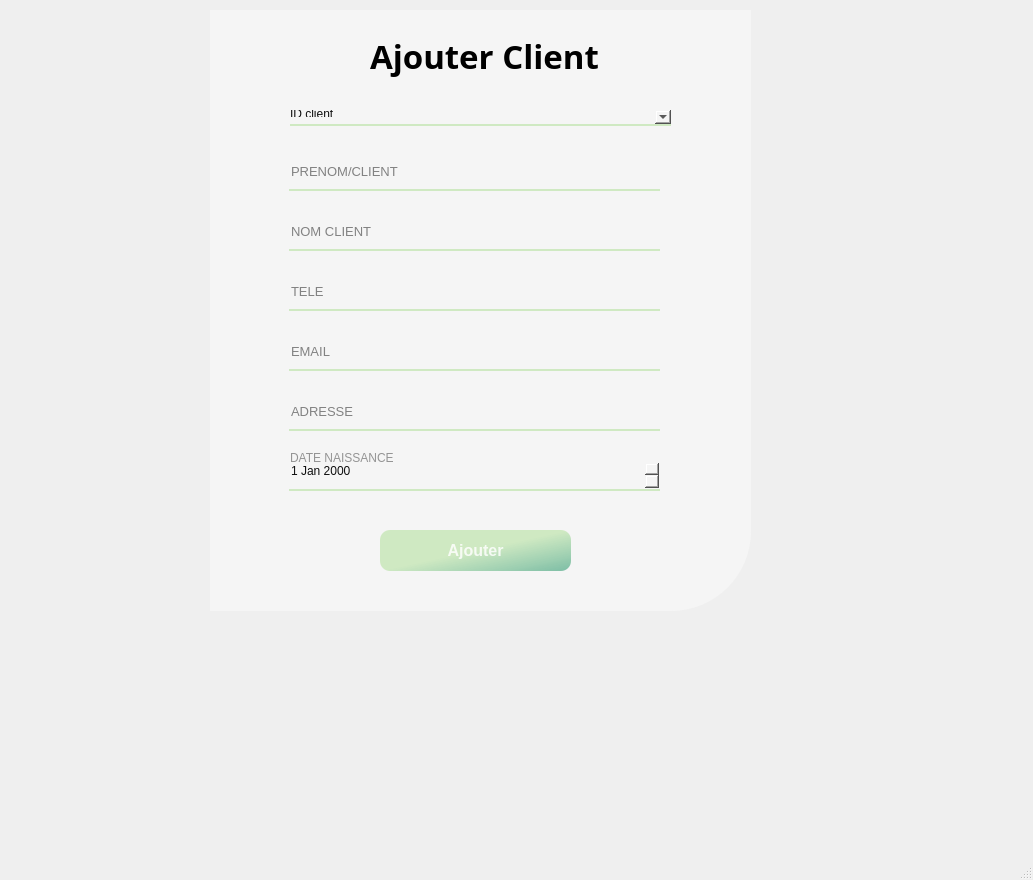
<?xml version="1.0" encoding="UTF-8"?>
<ui version="4.0">
 <class>MainWindow</class>
 <widget class="QMainWindow" name="MainWindow">
  <property name="geometry">
   <rect>
    <x>0</x>
    <y>0</y>
    <width>1033</width>
    <height>880</height>
   </rect>
  </property>
  <property name="windowTitle">
   <string>MainWindow</string>
  </property>
  <widget class="QWidget" name="centralwidget">
   <widget class="QWidget" name="widget_2" native="true">
    <property name="geometry">
     <rect>
      <x>210</x>
      <y>10</y>
      <width>541</width>
      <height>601</height>
     </rect>
    </property>
    <property name="styleSheet">
     <string notr="true">background-color: rgb(245, 245, 245);
border-bottom-right-radius: 80px;</string>
    </property>
    <widget class="QLineEdit" name="lineEdit_2">
     <property name="geometry">
      <rect>
       <x>79</x>
       <y>150</y>
       <width>371</width>
       <height>31</height>
      </rect>
     </property>
     <property name="font">
      <font>
       <pointsize>10</pointsize>
      </font>
     </property>
     <property name="styleSheet">
      <string notr="true">background-color: rgb(245, 245, 245);
border:none;
border-bottom:1.5px solid #CFE9C2;
color:rgba(0,0,0,240);
padding-bottom:7px;</string>
     </property>
     <property name="text">
      <string/>
     </property>
     <property name="placeholderText">
      <string>PRENOM/CLIENT</string>
     </property>
    </widget>
    <widget class="QLineEdit" name="lineEdit_3">
     <property name="geometry">
      <rect>
       <x>79</x>
       <y>210</y>
       <width>371</width>
       <height>31</height>
      </rect>
     </property>
     <property name="font">
      <font>
       <pointsize>10</pointsize>
      </font>
     </property>
     <property name="styleSheet">
      <string notr="true">background-color: rgb(245, 245, 245);
border:none;
border-bottom:1.5px solid #CFE9C2;
color:rgba(0,0,0,240);
padding-bottom:7px;</string>
     </property>
     <property name="text">
      <string/>
     </property>
     <property name="echoMode">
      <enum>QLineEdit::Normal</enum>
     </property>
     <property name="placeholderText">
      <string>NOM CLIENT</string>
     </property>
    </widget>
    <widget class="QPushButton" name="pushButton">
     <property name="geometry">
      <rect>
       <x>170</x>
       <y>520</y>
       <width>191</width>
       <height>41</height>
      </rect>
     </property>
     <property name="font">
      <font>
       <pointsize>12</pointsize>
       <weight>75</weight>
       <bold>true</bold>
      </font>
     </property>
     <property name="styleSheet">
      <string notr="true">QPushButton#pushButton{
	background-color: qlineargradient(spread:pad, x1:2, y1:1, x2:1, y2:0, stop:0 rgba(11, 131, 120, 219), stop:1   #CFE9C2);
	color:rgba(255, 255, 255, 210);
	border-radius:10px;
}
QPushButton#pushButton:hover{
	background-color: qlineargradient(spread:pad, x1:2, y1:1, x2:1, y2:0, stop:0 #CFE9C2, stop:1 rgba(11, 131, 120, 219));
}
QPushButton#pushButton:pressed{
	padding-left:2px;
	padding-top:2px;
	background-color: qlineargradient(spread:pad, x1:0, y1:0.505682, x2:1, y2:0.477, stop:0   #CFE9C2, stop:1 rgba(11, 131, 120, 219));
}</string>
     </property>
     <property name="text">
      <string>Ajouter</string>
     </property>
    </widget>
    <widget class="QLabel" name="label_6">
     <property name="geometry">
      <rect>
       <x>160</x>
       <y>20</y>
       <width>261</width>
       <height>51</height>
      </rect>
     </property>
     <property name="font">
      <font>
       <family>Vladimir Script</family>
       <pointsize>25</pointsize>
       <weight>75</weight>
       <bold>true</bold>
      </font>
     </property>
     <property name="text">
      <string>Ajouter Client</string>
     </property>
    </widget>
    <widget class="QPushButton" name="pushButton_2">
     <property name="geometry">
      <rect>
       <x>490</x>
       <y>10</y>
       <width>50</width>
       <height>28</height>
      </rect>
     </property>
     <property name="text">
      <string/>
     </property>
     <property name="icon">
      <iconset>
       <normaloff>icons/icons8-fermer-la-fenêtre-50.png</normaloff>icons/icons8-fermer-la-fenêtre-50.png</iconset>
     </property>
     <property name="iconSize">
      <size>
       <width>30</width>
       <height>30</height>
      </size>
     </property>
    </widget>
    <widget class="QLineEdit" name="lineEdit_4">
     <property name="geometry">
      <rect>
       <x>79</x>
       <y>270</y>
       <width>371</width>
       <height>31</height>
      </rect>
     </property>
     <property name="font">
      <font>
       <pointsize>10</pointsize>
      </font>
     </property>
     <property name="styleSheet">
      <string notr="true">background-color: rgb(245, 245, 245);
border:none;
border-bottom:1.5px solid #CFE9C2;
color:rgba(0,0,0,240);
padding-bottom:7px;</string>
     </property>
     <property name="text">
      <string/>
     </property>
     <property name="placeholderText">
      <string>TELE</string>
     </property>
    </widget>
    <widget class="QLineEdit" name="lineEdit_5">
     <property name="geometry">
      <rect>
       <x>79</x>
       <y>330</y>
       <width>371</width>
       <height>31</height>
      </rect>
     </property>
     <property name="font">
      <font>
       <pointsize>10</pointsize>
      </font>
     </property>
     <property name="styleSheet">
      <string notr="true">background-color: rgb(245, 245, 245);
border:none;
border-bottom:1.5px solid #CFE9C2;
color:rgba(0,0,0,240);
padding-bottom:7px;</string>
     </property>
     <property name="text">
      <string/>
     </property>
     <property name="placeholderText">
      <string>EMAIL</string>
     </property>
    </widget>
    <widget class="QLineEdit" name="lineEdit_6">
     <property name="geometry">
      <rect>
       <x>79</x>
       <y>390</y>
       <width>371</width>
       <height>31</height>
      </rect>
     </property>
     <property name="font">
      <font>
       <pointsize>10</pointsize>
      </font>
     </property>
     <property name="styleSheet">
      <string notr="true">background-color: rgb(245, 245, 245);
border:none;
border-bottom:1.5px solid #CFE9C2;
color:rgba(0,0,0,240);
padding-bottom:7px;</string>
     </property>
     <property name="text">
      <string/>
     </property>
     <property name="placeholderText">
      <string>ADRESSE</string>
     </property>
    </widget>
    <widget class="QDateEdit" name="dateEdit">
     <property name="geometry">
      <rect>
       <x>79</x>
       <y>450</y>
       <width>371</width>
       <height>31</height>
      </rect>
     </property>
     <property name="styleSheet">
      <string notr="true">background-color: rgb(245, 245, 245);
border:none;
border-bottom:1.5px solid #CFE9C2;
color:rgba(0,0,0,240);
padding-bottom:7px;</string>
     </property>
    </widget>
    <widget class="QLabel" name="label">
     <property name="geometry">
      <rect>
       <x>80</x>
       <y>440</y>
       <width>141</width>
       <height>16</height>
      </rect>
     </property>
     <property name="styleSheet">
      <string notr="true">color: rgb(148, 148, 148);</string>
     </property>
     <property name="text">
      <string>DATE NAISSANCE</string>
     </property>
    </widget>
    <widget class="QComboBox" name="comboBox">
     <property name="geometry">
      <rect>
       <x>80</x>
       <y>100</y>
       <width>381</width>
       <height>16</height>
      </rect>
     </property>
     <property name="styleSheet">
      <string notr="true">background-color: rgb(245, 245, 245);
border:none;
border-bottom:1.5px solid #CFE9C2;
color:rgba(0,0,0,240);
padding-bottom:7px;</string>
     </property>
     <property name="placeholderText">
      <string>ID client</string>
     </property>
    </widget>
   </widget>
  </widget>
  <widget class="QMenuBar" name="menubar">
   <property name="geometry">
    <rect>
     <x>0</x>
     <y>0</y>
     <width>1033</width>
     <height>26</height>
    </rect>
   </property>
  </widget>
  <widget class="QStatusBar" name="statusbar"/>
 </widget>
 <resources/>
 <connections/>
</ui>
